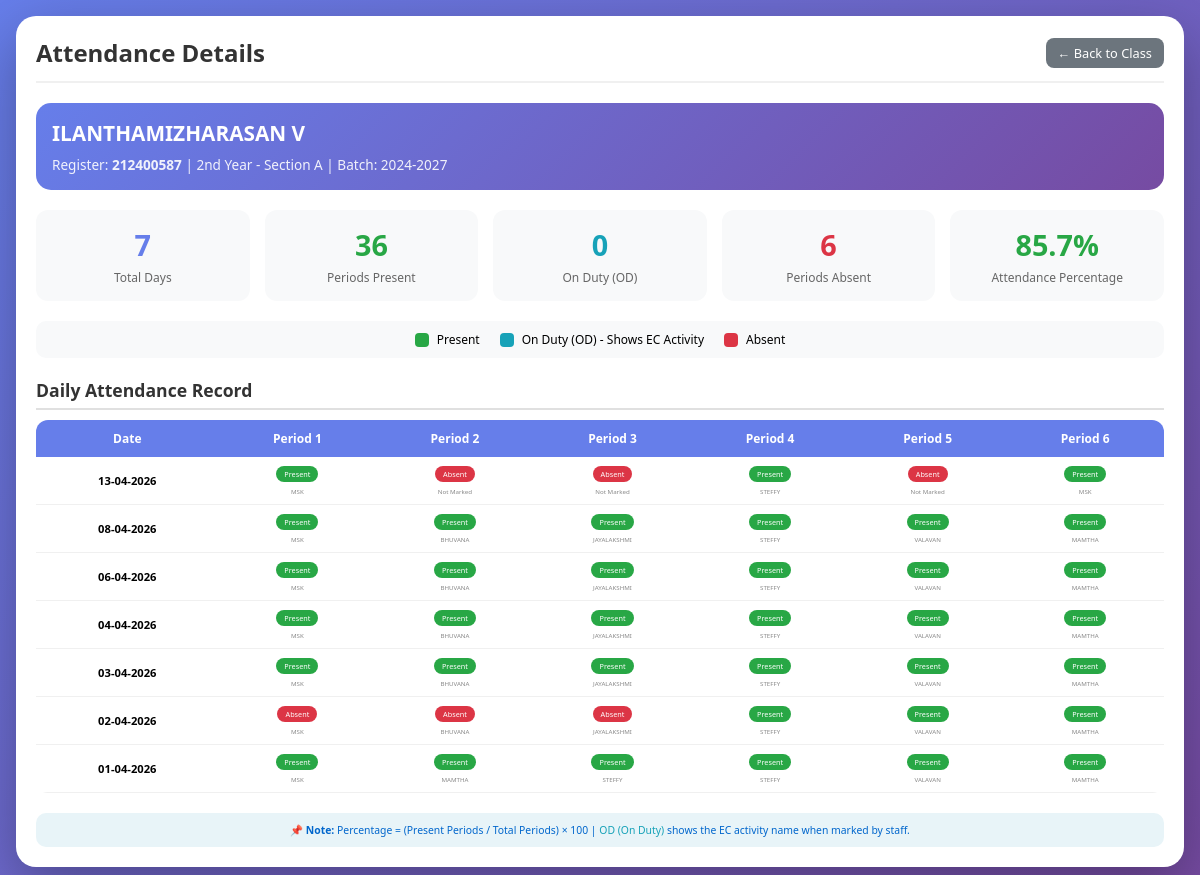
Before: /student_attendance_details/10/2nd Year/A (signed in) with the older database file.
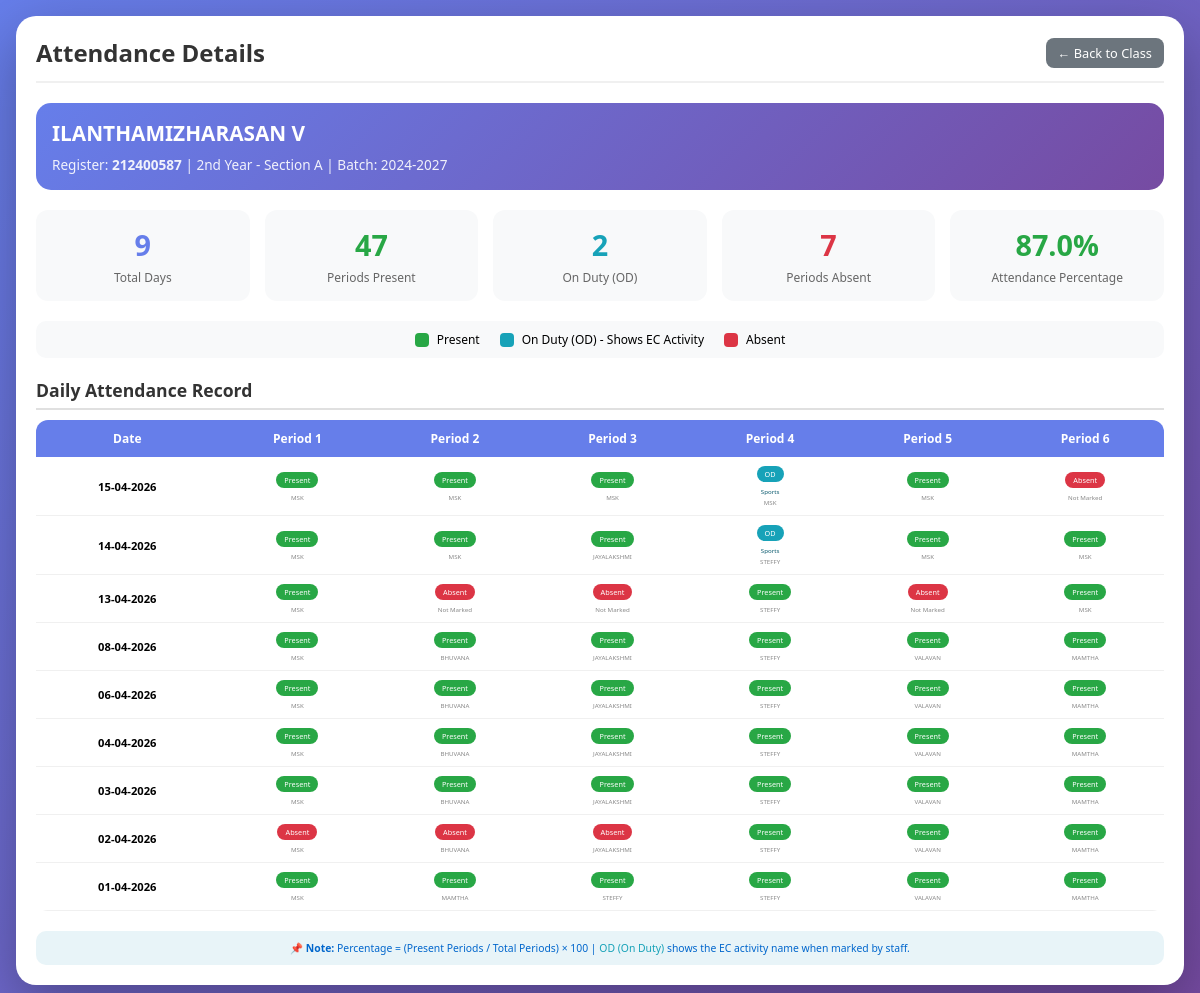
After: the same page with the newer database file.
### app.py (models this page shows, shortened)
class Student(db.Model):
    __tablename__ = 'students'
    id = db.Column(db.Integer, primary_key=True, autoincrement=True)
    register_number = db.Column(db.String(20), unique=True, nullable=False)
    name = db.Column(db.String(100), nullable=False)
    year = db.Column(db.String(20), nullable=False)
    section = db.Column(db.String(1), nullable=False)
    batch = db.Column(db.String(20))
    department_id = db.Column(db.Integer, db.ForeignKey('departments.id'), nullable=False)
    created_at = db.Column(db.DateTime, default=datetime.now)
    attendances = db.relationship('Attendance', backref='student', lazy=True, cascade='all, delete-orphan')

class Attendance(db.Model):
    __tablename__ = 'attendance'
    id = db.Column(db.Integer, primary_key=True, autoincrement=True)
    student_id = db.Column(db.Integer, db.ForeignKey('students.id'), nullable=False)
    date = db.Column(db.Date, nullable=False, default=datetime.now().date)
    period = db.Column(db.Integer, nullable=False)
    status = db.Column(db.String(10), nullable=False)
    subject = db.Column(db.String(100), nullable=True)
    marked_by = db.Column(db.Integer, db.ForeignKey('staff.id'))
    marked_at = db.Column(db.DateTime, default=datetime.now)
    __table_args__ = (db.UniqueConstraint('student_id', 'date', 'period', name='unique_attendance'),)

class Staff(db.Model):
    __tablename__ = 'staff'
    id = db.Column(db.Integer, primary_key=True, autoincrement=True)
    name = db.Column(db.String(100), nullable=False)
    password_hash = db.Column(db.String(200), nullable=False)
    is_department_admin = db.Column(db.Boolean, default=False)
    admin_department_id = db.Column(db.Integer, db.ForeignKey('departments.id'), nullable=True)
    created_at = db.Column(db.DateTime, default=datetime.now)
    subjects = db.relationship('StaffSubject', backref='staff', lazy=True, cascade='all, delete-orphan')

### app.py (the view)
@app.route('/student_attendance_details/<int:student_id>/<year>/<section>')
def student_attendance_details(student_id, year, section):
    role = session.get('role')
    if role not in ['dept_admin', 'dept_admin_viewer']:
        return redirect(url_for('index'))
    student = Student.query.get_or_404(student_id)
    records = Attendance.query.filter_by(student_id=student_id).order_by(
        Attendance.date.desc(),
        Attendance.period
    ).all()
    od_activities = Extracurricular.query.filter(
        Extracurricular.student_id == student_id,
        Extracurricular.notes.like('OD_%')
    ).all()
    od_info = {}
    for od in od_activities:
        activity_name = od.notes.replace('OD_', '')
        period_found = None
        if '_period_' in od.notes:
            try:
                period_part = od.notes.split('_period_')[1]
                period_found = int(period_part)
                activity_name = activity_name.split('_period_')[0]
            except:
                pass
        if period_found:
            key = f"{od.activity_date}_{period_found}"
            od_info[key] = {
                'activity_name': activity_name,
                'activity_type': od.activity_type.name if od.activity_type else 'General'
            }
    from collections import defaultdict
    daily_attendance = defaultdict(dict)
    for record in records:
        staff = db.session.get(Staff, record.marked_by)
        record.marked_by_name = staff.name if staff else 'System'
        od_key = f"{record.date}_{record.period}"
        record.is_od = od_key in od_info
        record.od_activity_name = od_info[od_key]['activity_name'] if record.is_od else ''
        daily_attendance[record.date][record.period] = record
    for date in list(daily_attendance.keys()):
        for period in range(1, 7):
            if period not in daily_attendance[date]:
                virtual_record = type('obj', (object,), {
                    'status': 'absent',
                    'marked_by_name': 'Not Marked',
                    'is_od': False,
                    'od_activity_name': ''
                })
                daily_attendance[date][period] = virtual_record
    total_periods, present_periods, od_periods, absent_periods, percentage = calculate_student_attendance(student_id)
    total_days = len(daily_attendance)
    return render_template('student_attendance_details.html',
                         student=student,
                         year=year,
                         section=section,
                         daily_attendance=dict(daily_attendance),
                         total_days=total_days,
                         present=present_periods,
                         absent=absent_periods,
                         od=od_periods,
                         percentage=percentage)

### app.py (called while the page is built)
@app.context_processor
def inject_datetime():
    return {'datetime': datetime}

### templates/student_attendance_details.html (shortened to what this page needs)
<!DOCTYPE html>
<html lang="en">
<head>
</head>
<body>
    <div class="container">
        <div class="header">
            <h1>Attendance Details</h1>
            <a href="{{ url_for('view_class', year=year, section=section) }}" class="btn-secondary">← Back to Class</a>
        </div>
        <div class="student-info">
            <h2>{{ student.name }}</h2>
            <p>Register: <strong>{{ student.register_number }}</strong> | {{ year }} - Section {{ section }} | Batch: {{ student.batch }}</p>
        </div>
        <div class="stats-container">
            <div class="stat-card">
                <h3 class="total">{{ total_days }}</h3>
                <p>Total Days</p>
            </div>
            <div class="stat-card">
                <h3 class="present">{{ present }}</h3>
                <p>Periods Present</p>
            </div>
            <div class="stat-card">
                <h3 class="od">{{ od }}</h3>
                <p>On Duty (OD)</p>
            </div>
            <div class="stat-card">
                <h3 class="absent">{{ absent }}</h3>
                <p>Periods Absent</p>
            </div>
            <div class="stat-card">
                <h3 style="color: #28a745;">{{ percentage }}%</h3>
                <p>Attendance Percentage</p>
            </div>
        </div>
        <div class="legend">
            <div class="legend-item">
                <div class="legend-color present"></div>
                <span>Present</span>
            </div>
            <div class="legend-item">
                <div class="legend-color od"></div>
                <span>On Duty (OD) - Shows EC Activity</span>
            </div>
            <div class="legend-item">
                <div class="legend-color absent"></div>
                <span>Absent</span>
            </div>
        </div>
        <h3 class="section-title">Daily Attendance Record</h3>
        <div class="table-wrapper">
            {% if daily_attendance and daily_attendance|length > 0 %}
            <table>
                <thead>
                    <tr>
                        <th>Date</th>
                        <th>Period 1</th>
                        <th>Period 2</th>
                        <th>Period 3</th>
                        <th>Period 4</th>
                        <th>Period 5</th>
                        <th>Period 6</th>
                    </tr>
                </thead>
                <tbody>
                    {% for date_str, periods in daily_attendance.items() %}
                    <tr>
                        <td><strong>{{ date_str.strftime('%d-%m-%Y') if date_str is not string else date_str }}</strong></td>
                        {% for period in range(1, 7) %}
                        <td>
                            {% set record = periods.get(period) %}
                            {% if record %}
                                {% if record.status == 'present' %}
                                    {% if record.is_od %}
                                    <span class="od-badge">OD</span>
                                    {% if record.od_activity_name %}
                                    <span class="od-activity-name">{{ record.od_activity_name }}</span>
                                    {% endif %}
                                    <span class="staff-name">{{ record.marked_by_name }}</span>
                                    {% else %}
                                    <span class="present-badge">Present</span>
                                    <span class="staff-name">{{ record.marked_by_name }}</span>
                                    {% endif %}
                                {% elif record.status == 'absent' %}
                                    <span class="absent-badge">Absent</span>
                                    <span class="staff-name">{{ record.marked_by_name }}</span>
                                {% else %}
                                    <span class="absent-badge">Absent</span>
                                    <span class="staff-name">Not Marked</span>
                                {% endif %}
                            {% else %}
                                <span class="absent-badge">Absent</span>
                                <span class="staff-name">Not Marked</span>
                            {% endif %}
                        </td>
                        {% endfor %}
                    </tr>
                    {% endfor %}
                </tbody>
            </table>
            {% else %}
            <div class="empty-state">
                <p>📭 No attendance records found for this student.</p>
                <p style="margin-top: 8px; font-size: 0.8em;">Start marking attendance to see records here.</p>
            </div>
            {% endif %}
        </div>
        <div class="info-note">
            <strong>📌 Note:</strong> Percentage = (Present Periods / Total Periods) × 100 |
            <span style="color:#17a2b8;">OD (On Duty)</span> shows the EC activity name when marked by staff.
        </div>
    </div>
</body>
</html>

### templates/student_attendance_details.html (style rules this page uses)
* { margin: 0; padding: 0; box-sizing: border-box; font-family: 'Segoe UI', Tahoma, Geneva, Verdana, sans-serif; }
body { background: linear-gradient(135deg, #667eea 0%, #764ba2 100%); min-height: 100vh; padding: 16px; }
.container { background: white; border-radius: 20px; box-shadow: 0 20px 60px rgba(0,0,0,0.3); max-width: 1400px; margin: 0 auto; padding: 20px; }
.header { display: flex; justify-content: space-between; align-items: center; margin-bottom: 20px; padding-bottom: 12px; border-bottom: 2px solid #f0f0f0; flex-wrap: wrap; gap: 12px; }
.header h1 { font-size: 1.5em; color: #333; }
.student-info { background: linear-gradient(135deg, #667eea 0%, #764ba2 100%); color: white; padding: 16px; border-radius: 15px; margin-bottom: 20px; }
.student-info h2 { font-size: 1.3em; margin-bottom: 8px; }
.student-info p { font-size: 0.85em; opacity: 0.9; }
.stats-container { display: grid; grid-template-columns: repeat(5, 1fr); gap: 15px; margin-bottom: 20px; }
.stat-card { background: #f8f9fa; padding: 15px; border-radius: 12px; text-align: center; }
.stat-card h3 { font-size: 1.8em; margin-bottom: 5px; }
.stat-card p { color: #666; font-size: 0.75em; }
.present { color: #28a745; }
.absent { color: #dc3545; }
.od { color: #17a2b8; }
.total { color: #667eea; }
.legend { display: flex; gap: 20px; margin-bottom: 20px; padding: 10px 15px; background: #f8f9fa; border-radius: 10px; flex-wrap: wrap; justify-content: center; }
.legend-item { display: flex; align-items: center; gap: 8px; font-size: 0.75em; }
.legend-color { width: 14px; height: 14px; border-radius: 4px; }
.legend-color.present { background: #28a745; }
.legend-color.absent { background: #dc3545; }
.legend-color.od { background: #17a2b8; }
.section-title { margin: 15px 0 10px; padding-bottom: 6px; border-bottom: 2px solid #e0e0e0; font-size: 1.1em; color: #333; }
.table-wrapper { overflow-x: auto; border-radius: 12px; }
table { width: 100%; border-collapse: collapse; background: white; min-width: 600px; }
th { background: #667eea; color: white; padding: 10px 6px; text-align: center; font-size: 0.75em; font-weight: 600; }
td { padding: 8px 6px; text-align: center; border-bottom: 1px solid #f0f0f0; font-size: 0.7em; }
.present-badge { display: inline-block; background: #28a745; color: white; padding: 3px 8px; border-radius: 20px; font-size: 0.65em; margin-bottom: 3px; }
.absent-badge { display: inline-block; background: #dc3545; color: white; padding: 3px 8px; border-radius: 20px; font-size: 0.65em; margin-bottom: 3px; }
.od-badge { display: inline-block; background: #17a2b8; color: white; padding: 3px 8px; border-radius: 20px; font-size: 0.65em; margin-bottom: 3px; }
.od-activity-name { display: block; font-size: 0.55em; color: #0a5a6e; margin-top: 2px; font-weight: normal; }
.staff-name { display: block; font-size: 0.55em; color: #888; margin-top: 2px; }
.btn-secondary { background: #6c757d; color: white; padding: 6px 12px; text-decoration: none; border-radius: 8px; font-size: 0.8em; transition: all 0.2s; }
.info-note { margin-top: 20px; padding: 10px; background: #e8f4f8; border-radius: 10px; text-align: center; font-size: 0.65em; color: #0066cc; }

Changed rows visible on the page:
added Attendance: date "15-04-2026"
now on one of the page's lists (row edited): Staff: marked_by_name "MSK"
added Attendance: date "14-04-2026"
now on one of the page's lists (row unchanged): Staff: marked_by_name "JAYALAKSHMI"
Other visible differences:
{{ total_days }}: "7" → "9"
{{ present }}: "36" → "47"
{{ od }}: "0" → "2"
{{ absent }}: "6" → "7"
{{ percentage }}: "85.7" → "87.0"
new list line: "OD Sports MSK Absent Not Marked"
new list line: "OD Sports STEFFY"
